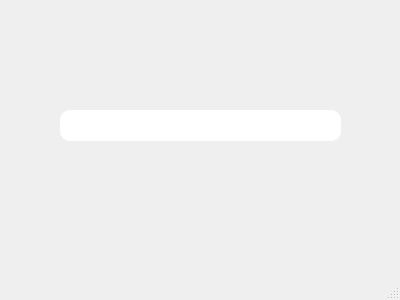
<?xml version="1.0" encoding="UTF-8"?>
<ui version="4.0">
 <class>mainwindow</class>
 <widget class="QMainWindow" name="mainwindow">
  <property name="geometry">
   <rect>
    <x>0</x>
    <y>0</y>
    <width>400</width>
    <height>300</height>
   </rect>
  </property>
  <property name="windowTitle">
   <string>mainwindow</string>
  </property>
  <widget class="QWidget" name="centralwidget">
   <widget class="QLineEdit" name="lineEdit">
    <property name="geometry">
     <rect>
      <x>60</x>
      <y>110</y>
      <width>281</width>
      <height>31</height>
     </rect>
    </property>
    <property name="styleSheet">
     <string notr="true">border-radius:10px;
</string>
    </property>
   </widget>
  </widget>
  <widget class="QMenuBar" name="menubar">
   <property name="geometry">
    <rect>
     <x>0</x>
     <y>0</y>
     <width>400</width>
     <height>24</height>
    </rect>
   </property>
  </widget>
  <widget class="QStatusBar" name="statusbar"/>
 </widget>
 <resources/>
 <connections/>
</ui>
